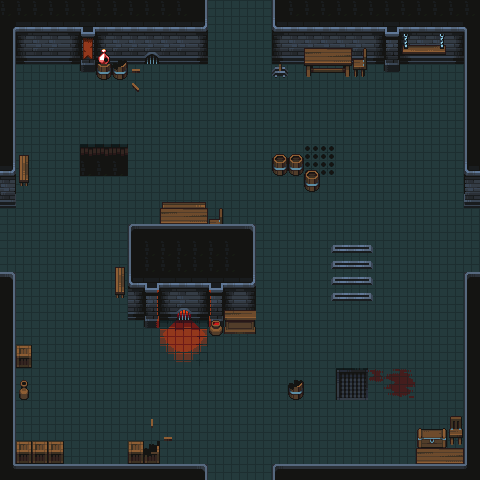

Rendered tile map (Tiled .tmx) drawn with the repository's tilesets; below, a short description and the full map source, tile grids included:
An orthogonal 30x30 tile map with 16x16 px tiles, 3 tile layers (floor, wall, object), 2 tilesets.

<map version="1.10" tiledversion="1.10.1" orientation="orthogonal" renderorder="right-down" width="30" height="30" tilewidth="16" tileheight="16" infinite="0" nextlayerid="5" nextobjectid="1">
 <tileset firstgid="1" source="Tiles.tsx" />
 <tileset firstgid="626" source="Props.tsx" />
 <layer id="2" name="floor" width="30" height="30">
  <data encoding="csv">
211,211,211,211,211,211,211,211,211,211,211,211,31,31,31,31,31,211,211,211,211,211,211,211,211,211,211,211,211,211,
31,31,31,31,31,31,31,31,31,31,31,31,31,31,31,31,31,31,31,31,31,31,31,31,31,31,31,31,31,31,
31,31,31,31,31,31,31,31,31,31,31,31,31,31,31,31,31,31,31,31,31,31,31,31,31,31,31,31,31,31,
31,31,31,31,31,31,31,31,31,31,31,31,31,31,31,31,31,31,31,31,31,31,31,31,31,31,31,31,31,31,
31,31,31,31,31,31,31,31,31,31,31,31,31,31,31,31,31,31,31,31,31,31,31,31,31,31,31,31,31,31,
31,31,31,31,31,31,31,31,31,31,31,31,31,31,31,31,31,31,31,31,31,31,31,31,31,31,31,31,31,31,
31,31,31,31,31,31,31,31,31,31,31,31,31,31,31,31,31,31,31,31,31,31,31,31,31,31,31,31,31,31,
31,31,31,31,31,31,31,31,31,31,31,31,31,31,31,31,31,31,31,31,31,31,31,31,31,31,31,31,31,31,
31,31,31,31,31,31,31,31,31,31,31,31,31,31,31,31,31,31,31,31,31,31,31,31,31,31,31,31,31,31,
31,31,31,31,31,31,31,31,31,31,31,31,31,31,31,31,31,31,31,255,255,31,31,31,31,31,31,31,31,31,
31,31,31,31,31,211,211,211,31,31,31,31,31,31,31,31,31,31,31,255,255,31,31,31,31,31,31,31,31,31,
31,31,31,31,31,31,31,31,31,31,31,31,31,31,31,31,31,31,31,31,31,31,31,31,31,31,31,31,31,31,
31,31,31,31,31,31,31,31,31,31,31,31,31,31,31,31,31,31,31,31,31,31,31,31,31,31,31,31,31,31,
31,31,31,31,31,31,31,31,31,31,31,31,31,31,31,31,31,31,31,31,31,31,31,31,31,31,31,31,31,31,
31,31,31,31,31,31,31,31,31,31,31,31,31,31,31,31,31,31,31,31,31,31,31,31,31,31,31,31,31,31,
31,31,31,31,31,31,31,31,31,211,211,211,211,211,211,31,31,31,31,31,31,31,31,31,31,31,31,31,31,31,
31,31,31,31,31,31,31,31,31,211,211,211,211,211,211,31,31,31,31,31,31,31,31,31,31,31,31,31,31,31,
31,31,31,31,31,31,31,31,31,211,211,31,31,31,31,31,31,31,31,31,31,31,31,31,31,31,31,31,31,31,
31,31,31,31,31,31,31,31,31,31,31,31,31,31,31,31,31,31,31,31,31,31,31,31,31,31,31,31,31,31,
31,31,31,31,31,31,31,31,31,31,31,31,31,31,31,31,31,31,31,31,31,31,31,31,31,31,31,31,31,31,
31,31,31,31,31,31,31,31,31,31,476,477,478,31,31,31,31,31,31,31,31,31,31,31,31,31,31,31,31,31,
31,31,31,31,31,31,31,31,31,31,501,502,503,31,31,31,31,31,31,31,31,31,31,31,31,31,31,31,31,31,
31,31,31,31,31,31,31,31,31,31,526,527,528,31,31,31,31,31,31,31,31,31,31,31,31,31,31,31,31,31,
31,31,31,31,31,31,31,31,31,31,31,31,31,31,31,31,31,31,31,31,31,258,259,333,309,310,31,31,31,31,
31,31,31,31,31,31,31,31,31,31,31,31,31,31,31,31,31,31,31,31,31,283,284,31,334,335,31,31,31,31,
31,31,31,31,31,31,31,31,31,31,31,31,31,31,31,31,31,31,31,31,31,31,31,31,31,31,31,31,31,31,
31,31,31,31,31,31,31,31,31,31,31,31,31,31,31,31,31,31,31,31,31,31,31,31,31,31,31,31,31,31,
31,31,31,31,31,31,31,31,31,31,31,31,31,31,31,31,31,31,31,31,31,31,31,31,31,31,31,31,31,31,
31,31,31,31,31,31,31,31,31,31,31,31,31,31,31,31,31,31,31,31,31,31,31,31,31,31,31,31,31,31,
31,31,31,31,31,31,31,31,31,31,31,31,31,31,31,31,31,31,31,31,31,31,31,31,31,31,31,31,31,31
</data>
 </layer>
 <layer id="3" name="wall" width="30" height="30">
  <data encoding="csv">
0,0,0,0,0,0,0,0,0,0,0,0,129,0,0,0,0,130,0,0,0,0,0,0,0,0,0,0,0,0,
104,1,2,2,3,4,1,2,3,1,2,3,103,0,0,0,0,101,1,2,3,1,2,3,4,1,2,3,3,105,
129,26,27,27,28,29,26,27,27,27,27,27,28,0,0,0,0,26,27,27,27,27,27,28,29,26,27,27,28,130,
129,51,52,52,53,54,51,52,52,152,52,52,53,0,0,0,0,51,52,52,152,52,52,53,54,51,52,52,53,130,
129,0,0,0,0,79,0,0,0,0,0,0,0,0,0,0,0,0,0,0,0,0,0,0,79,0,0,0,0,130,
129,0,0,0,0,0,0,0,0,0,0,0,0,0,0,0,0,0,0,0,0,0,0,0,0,0,0,0,0,130,
129,0,0,0,0,0,0,0,0,0,0,0,0,0,0,0,0,0,0,0,0,0,0,0,0,0,0,0,0,130,
129,0,0,0,0,0,0,0,0,0,0,0,0,0,0,0,0,0,0,0,0,0,0,0,0,0,0,0,0,130,
129,0,0,0,0,0,0,0,0,0,0,0,0,0,0,0,0,0,0,0,0,0,0,0,0,0,0,0,0,130,
129,0,0,0,0,106,106,106,0,0,0,0,0,0,0,0,0,0,0,0,0,0,0,0,0,0,0,0,0,130,
103,0,0,0,0,0,0,0,0,0,0,0,0,0,0,0,0,0,0,0,0,0,0,0,0,0,0,0,0,101,
128,0,0,0,0,0,0,0,0,0,0,0,0,0,0,0,0,0,0,0,0,0,0,0,0,0,0,0,0,126,
153,0,0,0,0,0,0,0,0,0,0,0,0,0,0,0,0,0,0,0,0,0,0,0,0,0,0,0,0,151,
0,0,0,0,0,0,0,0,0,0,0,0,0,0,0,0,0,0,0,0,0,0,0,0,0,0,0,0,0,0,
0,0,0,0,0,0,0,0,76,77,77,77,77,77,77,78,0,0,0,0,0,0,0,0,0,0,0,0,0,0,
0,0,0,0,0,0,0,0,130,0,0,0,0,0,0,129,0,0,0,0,0,0,0,0,0,0,0,0,0,0,
0,0,0,0,0,0,0,0,130,0,0,0,0,0,0,129,0,0,0,0,0,0,0,0,0,0,0,0,0,0,
78,0,0,0,0,0,0,0,101,352,2,3,1,351,3,103,0,0,0,0,0,0,0,0,0,0,0,0,0,76,
129,0,0,0,0,0,0,0,28,377,26,27,28,376,26,28,0,0,0,0,0,0,0,0,0,0,0,0,0,130,
129,0,0,0,0,0,0,0,53,402,51,452,53,401,51,53,0,0,0,0,0,0,0,0,0,0,0,0,0,130,
129,0,0,0,0,0,0,0,0,427,0,0,0,426,0,0,0,0,0,0,0,0,0,0,0,0,0,0,0,130,
129,0,0,0,0,0,0,0,0,0,0,0,0,0,0,0,0,0,0,0,0,0,0,0,0,0,0,0,0,130,
129,0,0,0,0,0,0,0,0,0,0,0,0,0,0,0,0,0,0,0,0,0,0,0,0,0,0,0,0,130,
129,0,0,0,0,0,0,0,0,0,0,0,0,0,0,0,0,0,0,0,0,0,0,0,0,0,0,0,0,130,
129,0,0,0,0,0,0,0,0,0,0,0,0,0,0,0,0,0,0,0,0,0,0,0,0,0,0,0,0,130,
129,0,0,0,0,0,0,0,0,0,0,0,0,0,0,0,0,0,0,0,0,0,0,0,0,0,0,0,0,130,
129,0,0,0,0,0,0,0,0,0,0,0,0,0,0,0,0,0,0,0,0,0,0,0,0,0,0,0,0,130,
129,0,0,0,0,0,0,0,0,0,0,0,0,0,0,0,0,0,0,0,0,0,0,0,0,0,0,0,0,130,
129,0,0,0,0,0,0,0,0,0,0,0,0,0,0,0,0,0,0,0,0,0,0,0,0,0,0,0,0,130,
154,77,77,77,77,77,77,77,77,77,77,77,78,0,0,0,0,76,77,77,77,77,77,77,77,77,77,77,77,155
</data>
 </layer>
 <layer id="4" name="object" width="30" height="30">
  <data encoding="csv">
0,0,0,0,0,0,0,0,0,0,0,0,0,0,0,0,0,0,0,0,0,0,0,0,0,0,0,0,0,0,
0,0,0,0,0,0,0,0,0,0,0,0,0,0,0,0,0,0,0,0,0,0,0,0,0,0,0,0,0,0,
0,0,0,0,0,926,0,0,0,0,0,0,0,0,0,0,0,0,0,0,0,0,0,0,0,683,684,685,0,0,
0,0,0,0,0,951,1001,677,0,0,0,0,0,0,0,0,0,0,0,763,764,765,664,0,0,708,709,710,0,0,
0,0,0,0,0,0,652,702,734,0,0,0,0,0,0,0,0,777,0,788,789,790,689,0,0,0,0,0,0,0,
0,0,0,0,0,0,0,0,735,0,0,0,0,0,0,0,0,0,0,0,0,0,0,0,0,0,0,0,0,0,
0,0,0,0,0,0,0,0,0,0,0,0,0,0,0,0,0,0,0,0,0,0,0,0,0,0,0,0,0,0,
0,0,0,0,0,0,0,0,0,0,0,0,0,0,0,0,0,0,0,0,0,0,0,0,0,0,0,0,0,0,
0,0,0,0,0,0,0,0,0,0,0,0,0,0,0,0,0,0,0,0,0,0,0,0,0,0,0,0,0,0,
0,733,0,0,0,0,0,0,0,0,0,0,0,0,0,0,0,627,627,0,0,0,0,0,0,0,0,0,0,0,
0,758,0,0,0,0,0,0,0,0,0,0,0,0,0,0,0,652,652,627,0,0,0,0,0,0,0,0,0,0,
0,783,0,0,0,0,0,0,0,0,0,0,0,0,0,0,0,0,0,652,0,0,0,0,0,0,0,0,0,0,
0,0,0,0,0,0,0,0,0,0,632,633,634,0,0,0,0,0,0,0,0,0,0,0,0,849,849,0,0,0,
0,0,0,0,0,0,0,0,0,0,763,764,765,664,0,0,0,0,0,0,0,0,0,0,849,849,0,0,0,0,
0,0,0,0,0,0,0,0,0,0,0,0,0,849,849,0,0,0,0,0,0,0,0,849,849,0,0,0,0,0,
0,0,0,0,0,0,0,0,0,0,849,0,849,849,0,0,0,0,0,0,878,879,880,881,849,849,849,0,0,0,
0,0,0,0,0,0,0,733,0,0,849,849,849,849,849,0,0,0,0,0,878,879,880,881,849,849,849,0,0,0,
0,0,0,0,0,0,0,758,0,0,849,849,0,849,0,0,0,849,0,0,878,879,880,881,849,849,849,849,0,0,
0,0,0,0,0,0,0,783,0,849,849,0,849,849,0,0,0,849,0,849,878,879,880,881,0,849,0,849,849,0,
0,0,0,0,0,0,0,0,0,849,849,849,849,982,884,885,849,849,849,849,849,0,0,0,849,849,0,0,849,849,
0,0,0,0,0,0,0,0,849,849,849,849,0,1007,909,911,849,849,849,0,0,0,0,849,849,849,849,0,0,0,
0,626,0,0,0,0,0,0,849,849,849,849,849,849,849,849,849,0,849,0,0,0,849,849,0,849,849,0,0,0,
0,651,0,0,0,0,0,0,0,849,849,0,849,849,849,849,0,0,849,849,0,849,849,849,849,849,0,0,0,0,
0,629,0,0,0,0,0,0,0,849,849,849,849,849,849,0,0,0,677,849,849,849,849,849,0,0,0,0,0,0,
0,654,0,0,0,0,0,0,0,0,849,849,0,0,0,0,0,0,702,0,0,0,0,0,0,0,0,0,0,0,
0,0,0,0,0,0,0,0,0,0,0,0,0,0,0,0,0,0,0,0,0,0,0,0,0,0,0,0,0,0,
0,0,0,0,0,0,0,0,0,759,0,0,0,0,0,0,0,0,0,0,0,0,0,0,0,0,932,933,663,0,
0,626,626,626,0,0,0,0,626,676,734,0,0,0,0,0,0,0,0,0,0,0,0,0,0,0,957,958,688,0,
0,651,651,651,0,0,0,0,651,701,0,0,0,0,0,0,0,0,0,0,0,0,0,0,0,0,763,764,765,0,
0,0,0,0,0,0,0,0,0,0,0,0,0,0,0,0,0,0,0,0,0,0,0,0,0,0,0,0,0,0
</data>
 </layer>
</map>
